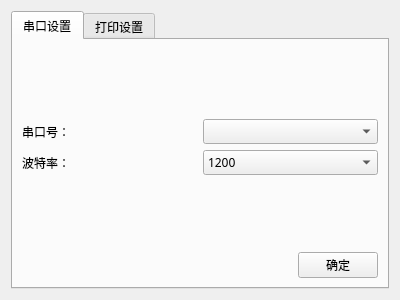
<?xml version="1.0" encoding="UTF-8"?>
<ui version="4.0">
 <class>choosePortForm</class>
 <widget class="QWidget" name="choosePortForm">
  <property name="geometry">
   <rect>
    <x>0</x>
    <y>0</y>
    <width>400</width>
    <height>300</height>
   </rect>
  </property>
  <property name="windowTitle">
   <string>Form</string>
  </property>
  <layout class="QGridLayout" name="gridLayout_3">
   <item row="0" column="0">
    <widget class="QTabWidget" name="tabWidget">
     <property name="font">
      <font>
       <family>微软雅黑</family>
      </font>
     </property>
     <property name="currentIndex">
      <number>0</number>
     </property>
     <widget class="QWidget" name="tab1">
      <attribute name="title">
       <string>串口设置</string>
      </attribute>
      <layout class="QGridLayout" name="gridLayout_2">
       <item row="0" column="0">
        <spacer name="verticalSpacer_2">
         <property name="orientation">
          <enum>Qt::Vertical</enum>
         </property>
         <property name="sizeHint" stdset="0">
          <size>
           <width>20</width>
           <height>130</height>
          </size>
         </property>
        </spacer>
       </item>
       <item row="2" column="0">
        <spacer name="verticalSpacer">
         <property name="orientation">
          <enum>Qt::Vertical</enum>
         </property>
         <property name="sizeHint" stdset="0">
          <size>
           <width>20</width>
           <height>130</height>
          </size>
         </property>
        </spacer>
       </item>
       <item row="3" column="0">
        <spacer name="horizontalSpacer">
         <property name="orientation">
          <enum>Qt::Horizontal</enum>
         </property>
         <property name="sizeHint" stdset="0">
          <size>
           <width>157</width>
           <height>20</height>
          </size>
         </property>
        </spacer>
       </item>
       <item row="3" column="1">
        <widget class="QPushButton" name="btnCertain">
         <property name="font">
          <font>
           <family>微软雅黑</family>
          </font>
         </property>
         <property name="text">
          <string>确定</string>
         </property>
        </widget>
       </item>
       <item row="1" column="0" colspan="2">
        <layout class="QGridLayout" name="gridLayout">
         <item row="0" column="0">
          <widget class="QLabel" name="label1">
           <property name="font">
            <font>
             <family>微软雅黑</family>
            </font>
           </property>
           <property name="text">
            <string>串口号：</string>
           </property>
          </widget>
         </item>
         <item row="0" column="1">
          <widget class="QComboBox" name="comboBox1">
           <property name="font">
            <font>
             <family>微软雅黑</family>
            </font>
           </property>
          </widget>
         </item>
         <item row="1" column="0">
          <widget class="QLabel" name="label2">
           <property name="font">
            <font>
             <family>微软雅黑</family>
            </font>
           </property>
           <property name="text">
            <string>波特率：</string>
           </property>
          </widget>
         </item>
         <item row="1" column="1">
          <widget class="QComboBox" name="comboBox2">
           <property name="font">
            <font>
             <family>微软雅黑</family>
            </font>
           </property>
           <item>
            <property name="text">
             <string>1200</string>
            </property>
           </item>
           <item>
            <property name="text">
             <string>2400</string>
            </property>
           </item>
           <item>
            <property name="text">
             <string>4800</string>
            </property>
           </item>
           <item>
            <property name="text">
             <string>9600</string>
            </property>
           </item>
           <item>
            <property name="text">
             <string>19200</string>
            </property>
           </item>
           <item>
            <property name="text">
             <string>38400</string>
            </property>
           </item>
           <item>
            <property name="text">
             <string>57600</string>
            </property>
           </item>
           <item>
            <property name="text">
             <string>115200</string>
            </property>
           </item>
          </widget>
         </item>
        </layout>
       </item>
      </layout>
     </widget>
     <widget class="QWidget" name="tab2">
      <attribute name="title">
       <string>打印设置</string>
      </attribute>
      <layout class="QGridLayout" name="gridLayout_5">
       <item row="0" column="0">
        <widget class="QLabel" name="label_6">
         <property name="font">
          <font>
           <family>微软雅黑</family>
           <pointsize>10</pointsize>
          </font>
         </property>
         <property name="text">
          <string>纸张大小：</string>
         </property>
        </widget>
       </item>
       <item row="1" column="0">
        <widget class="QLabel" name="label">
         <property name="font">
          <font>
           <family>微软雅黑</family>
           <pointsize>10</pointsize>
          </font>
         </property>
         <property name="text">
          <string>打印标题：</string>
         </property>
        </widget>
       </item>
       <item row="2" column="0" colspan="4">
        <widget class="QGroupBox" name="groupBox">
         <property name="font">
          <font>
           <family>微软雅黑</family>
          </font>
         </property>
         <property name="title">
          <string>样本结果</string>
         </property>
         <layout class="QGridLayout" name="gridLayout_4">
          <item row="0" column="0">
           <widget class="QLabel" name="label_2">
            <property name="font">
             <font>
              <family>微软雅黑</family>
              <pointsize>10</pointsize>
             </font>
            </property>
            <property name="text">
             <string>项目名称</string>
            </property>
            <property name="alignment">
             <set>Qt::AlignCenter</set>
            </property>
           </widget>
          </item>
          <item row="0" column="1">
           <widget class="QLabel" name="label_3">
            <property name="font">
             <font>
              <family>微软雅黑</family>
              <pointsize>10</pointsize>
             </font>
            </property>
            <property name="text">
             <string>低值</string>
            </property>
            <property name="alignment">
             <set>Qt::AlignCenter</set>
            </property>
           </widget>
          </item>
          <item row="0" column="2">
           <widget class="QLabel" name="label_4">
            <property name="font">
             <font>
              <family>微软雅黑</family>
              <pointsize>10</pointsize>
             </font>
            </property>
            <property name="text">
             <string>高值</string>
            </property>
            <property name="alignment">
             <set>Qt::AlignCenter</set>
            </property>
           </widget>
          </item>
          <item row="1" column="0">
           <widget class="QLabel" name="label_5">
            <property name="font">
             <font>
              <family>微软雅黑</family>
              <pointsize>10</pointsize>
             </font>
            </property>
            <property name="text">
             <string>HbA1c</string>
            </property>
            <property name="alignment">
             <set>Qt::AlignCenter</set>
            </property>
           </widget>
          </item>
          <item row="1" column="1">
           <widget class="QLineEdit" name="lineEdit1">
            <property name="font">
             <font>
              <family>微软雅黑</family>
              <pointsize>10</pointsize>
             </font>
            </property>
           </widget>
          </item>
          <item row="1" column="2">
           <widget class="QLineEdit" name="lineEdit2">
            <property name="font">
             <font>
              <family>微软雅黑</family>
              <pointsize>10</pointsize>
             </font>
            </property>
           </widget>
          </item>
          <item row="1" column="3">
           <widget class="QLabel" name="label_9">
            <property name="font">
             <font>
              <family>微软雅黑</family>
              <pointsize>10</pointsize>
             </font>
            </property>
            <property name="text">
             <string>%</string>
            </property>
            <property name="alignment">
             <set>Qt::AlignCenter</set>
            </property>
           </widget>
          </item>
         </layout>
        </widget>
       </item>
       <item row="3" column="0" colspan="2">
        <spacer name="horizontalSpacer_2">
         <property name="orientation">
          <enum>Qt::Horizontal</enum>
         </property>
         <property name="sizeHint" stdset="0">
          <size>
           <width>187</width>
           <height>20</height>
          </size>
         </property>
        </spacer>
       </item>
       <item row="3" column="2">
        <widget class="QPushButton" name="btnDefaultPrint">
         <property name="font">
          <font>
           <family>微软雅黑</family>
          </font>
         </property>
         <property name="text">
          <string>恢复默认</string>
         </property>
        </widget>
       </item>
       <item row="1" column="1" colspan="3">
        <widget class="QLineEdit" name="lineEdit">
         <property name="font">
          <font>
           <family>微软雅黑</family>
           <pointsize>10</pointsize>
          </font>
         </property>
        </widget>
       </item>
       <item row="0" column="1" colspan="3">
        <widget class="QComboBox" name="comboBox3">
         <property name="font">
          <font>
           <family>微软雅黑</family>
          </font>
         </property>
         <item>
          <property name="text">
           <string>A4纸张</string>
          </property>
         </item>
         <item>
          <property name="text">
           <string>A5纸张</string>
          </property>
         </item>
        </widget>
       </item>
       <item row="3" column="3">
        <widget class="QPushButton" name="btnPrintSet">
         <property name="font">
          <font>
           <family>微软雅黑</family>
          </font>
         </property>
         <property name="text">
          <string>确定</string>
         </property>
        </widget>
       </item>
      </layout>
     </widget>
    </widget>
   </item>
  </layout>
 </widget>
 <resources/>
 <connections/>
</ui>
